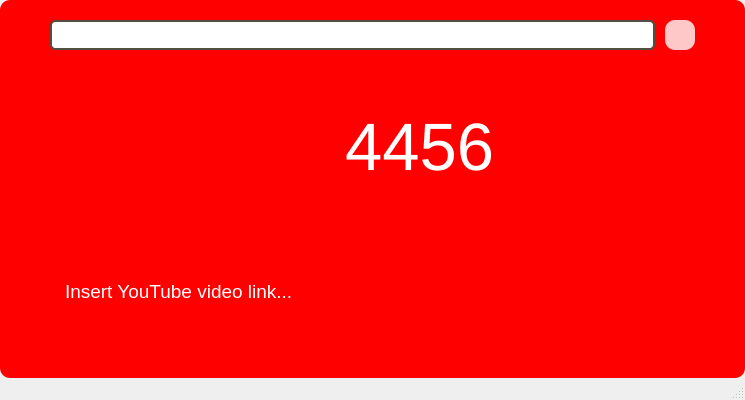
<?xml version="1.0" encoding="UTF-8"?>
<ui version="4.0">
 <class>MainWindow</class>
 <widget class="QMainWindow" name="MainWindow">
  <property name="geometry">
   <rect>
    <x>0</x>
    <y>0</y>
    <width>745</width>
    <height>400</height>
   </rect>
  </property>
  <property name="windowTitle">
   <string>Тест You Tube</string>
  </property>
  <widget class="QWidget" name="centralwidget">
   <property name="styleSheet">
    <string notr="true">QFrame{	
	
	color: rgb(255, 255, 255);
	background-color: rgb(255, 0, 0);
    border-radius: 10px;
    padding-left : 10px;
	padding-right :10px; 
}

QLineEdit {
    
	
    border: 2px solid rgb(81, 78, 66);
    border-radius: 5px;
    padding-left : 5px;
	padding-right : 5px;  
	background-color: rgb(255, 255, 255);

}

QLineEdit:hover{
	border: 2px solid rgb(48,50,62);
	color: rgb(255, 255, 255);
	background-color: rgba(165, 165, 165, 150);
}

QLineEdit:selected{
	color: rgb(255, 255, 255);
	background-color: rgba(165, 165, 165, 150);
	border: 2px solid rgb(48,50,62);
}

QLabel {
qproperty-alignment: AlignCenter;
}
</string>
   </property>
   <layout class="QGridLayout" name="gridLayout">
    <property name="leftMargin">
     <number>0</number>
    </property>
    <property name="topMargin">
     <number>0</number>
    </property>
    <property name="rightMargin">
     <number>0</number>
    </property>
    <property name="bottomMargin">
     <number>0</number>
    </property>
    <property name="horizontalSpacing">
     <number>0</number>
    </property>
    <item row="0" column="0">
     <widget class="QFrame" name="frame">
      <property name="styleSheet">
       <string notr="true"/>
      </property>
      <property name="frameShape">
       <enum>QFrame::StyledPanel</enum>
      </property>
      <property name="frameShadow">
       <enum>QFrame::Raised</enum>
      </property>
      <layout class="QGridLayout" name="gridLayout_2">
       <property name="leftMargin">
        <number>0</number>
       </property>
       <property name="topMargin">
        <number>0</number>
       </property>
       <property name="rightMargin">
        <number>0</number>
       </property>
       <property name="bottomMargin">
        <number>0</number>
       </property>
       <property name="spacing">
        <number>10</number>
       </property>
       <item row="5" column="3">
        <widget class="QLabel" name="label_count">
         <property name="font">
          <font>
           <pointsize>50</pointsize>
           <weight>50</weight>
           <bold>false</bold>
          </font>
         </property>
         <property name="text">
          <string>4456</string>
         </property>
        </widget>
       </item>
       <item row="4" column="1">
        <spacer name="verticalSpacer_2">
         <property name="orientation">
          <enum>Qt::Vertical</enum>
         </property>
         <property name="sizeType">
          <enum>QSizePolicy::Fixed</enum>
         </property>
         <property name="sizeHint" stdset="0">
          <size>
           <width>20</width>
           <height>20</height>
          </size>
         </property>
        </spacer>
       </item>
       <item row="3" column="5">
        <widget class="QPushButton" name="pushButton_clear">
         <property name="minimumSize">
          <size>
           <width>30</width>
           <height>30</height>
          </size>
         </property>
         <property name="maximumSize">
          <size>
           <width>30</width>
           <height>30</height>
          </size>
         </property>
         <property name="layoutDirection">
          <enum>Qt::LeftToRight</enum>
         </property>
         <property name="styleSheet">
          <string notr="true">QPushButton{
	
	background-color: rgba(255, 255, 255, 200);
	border-radius: 10px;
	padding: 6px;
	text-align:center
	
}

QPushButton:hover:!pressed {	
	
	background-color: rgba(165, 165, 165, 150);
}

QPushButton:pressed{
	
	background-color: rgba(85, 170, 255, 200);
}</string>
         </property>
         <property name="text">
          <string/>
         </property>
         <property name="icon">
          <iconset resource="pic.qrc">
           <normaloff>:/images/close_icon.svg</normaloff>:/images/close_icon.svg</iconset>
         </property>
        </widget>
       </item>
       <item row="3" column="1" colspan="4">
        <widget class="QLineEdit" name="queryWin">
         <property name="minimumSize">
          <size>
           <width>0</width>
           <height>30</height>
          </size>
         </property>
         <property name="font">
          <font>
           <pointsize>13</pointsize>
          </font>
         </property>
         <property name="text">
          <string/>
         </property>
        </widget>
       </item>
       <item row="2" column="1">
        <spacer name="verticalSpacer">
         <property name="orientation">
          <enum>Qt::Vertical</enum>
         </property>
         <property name="sizeType">
          <enum>QSizePolicy::Fixed</enum>
         </property>
         <property name="sizeHint" stdset="0">
          <size>
           <width>20</width>
           <height>20</height>
          </size>
         </property>
        </spacer>
       </item>
       <item row="5" column="1">
        <widget class="QLabel" name="label_pic">
         <property name="font">
          <font>
           <pointsize>14</pointsize>
           <weight>50</weight>
           <bold>false</bold>
          </font>
         </property>
         <property name="text">
          <string/>
         </property>
        </widget>
       </item>
       <item row="3" column="6">
        <spacer name="horizontalSpacer_3">
         <property name="orientation">
          <enum>Qt::Horizontal</enum>
         </property>
         <property name="sizeType">
          <enum>QSizePolicy::Fixed</enum>
         </property>
         <property name="sizeHint" stdset="0">
          <size>
           <width>40</width>
           <height>20</height>
          </size>
         </property>
        </spacer>
       </item>
       <item row="7" column="1" colspan="4">
        <widget class="QLabel" name="label_error">
         <property name="font">
          <font>
           <pointsize>14</pointsize>
           <weight>50</weight>
           <bold>false</bold>
          </font>
         </property>
         <property name="contextMenuPolicy">
          <enum>Qt::DefaultContextMenu</enum>
         </property>
         <property name="layoutDirection">
          <enum>Qt::LeftToRight</enum>
         </property>
         <property name="text">
          <string>Insert YouTube video link...</string>
         </property>
        </widget>
       </item>
       <item row="3" column="0">
        <spacer name="horizontalSpacer">
         <property name="orientation">
          <enum>Qt::Horizontal</enum>
         </property>
         <property name="sizeType">
          <enum>QSizePolicy::Fixed</enum>
         </property>
         <property name="sizeHint" stdset="0">
          <size>
           <width>40</width>
           <height>20</height>
          </size>
         </property>
        </spacer>
       </item>
       <item row="8" column="1">
        <spacer name="verticalSpacer_3">
         <property name="orientation">
          <enum>Qt::Vertical</enum>
         </property>
         <property name="sizeType">
          <enum>QSizePolicy::Fixed</enum>
         </property>
         <property name="sizeHint" stdset="0">
          <size>
           <width>20</width>
           <height>20</height>
          </size>
         </property>
        </spacer>
       </item>
      </layout>
     </widget>
    </item>
   </layout>
  </widget>
  <widget class="QMenuBar" name="menubar">
   <property name="geometry">
    <rect>
     <x>0</x>
     <y>0</y>
     <width>745</width>
     <height>21</height>
    </rect>
   </property>
  </widget>
  <widget class="QStatusBar" name="statusbar"/>
 </widget>
 <resources>
  <include location="pic.qrc"/>
 </resources>
 <connections/>
</ui>
